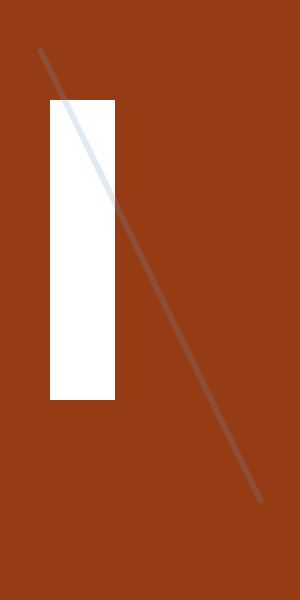
Frame 1 (no input)
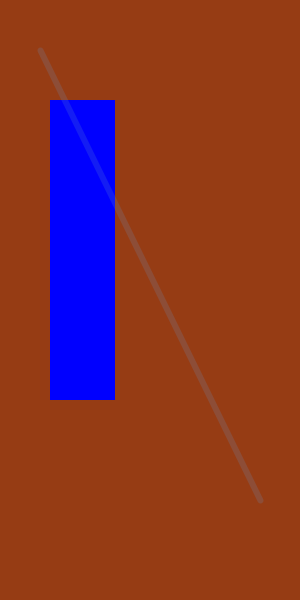
Frame 60 (the mouse pressed at the canvas centre just before this capture)
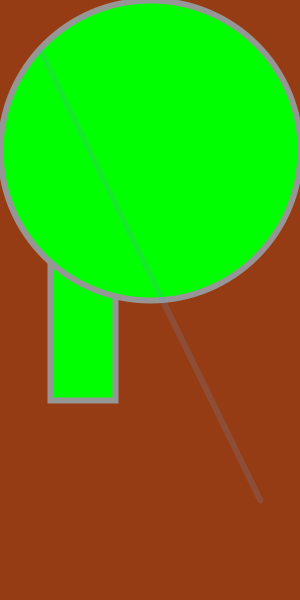
Frame 120 (the mouse held since frame 60 and released just before this capture)

The Processing sketch that drew these frames (run headless with seeded random() and noise(); from frame 60 on, the mouse is pressed at the canvas centre):

// Processing sketch: processing_87352
// ── processing_87352.pde

int RED = 150;
int GREEN = 60;
int BLUE = 20;
int elipseSzie = 20;
//global variables//
//variables are handy because code using same number can use a variable, if needing changed at later stage need only change the variable instead of search code//

//set up is run only once//
//fucntions run a set of commands associated with it, identified by {}//

void setup(){
  size (300,600);
  background(RED, GREEN, BLUE);
}

void draw(){
  background(RED, GREEN, BLUE);
  //refreshes background each loop//
  println(mouseX + " " + mouseY);
  //USED TO CHECK IF PROGRAM RUNNING CORRECCTLY. ALSO USING MOUSE X,Y TRACKS PIXEL LOCATION OF MOUSE CURSOR// 
  //fill(40);//
  stroke(mouseX, mouseY);
rect(50, 100, 65, 300);
ellipse(mouseX, mouseX, mouseY, mouseY);

//first 2 numbers refer to the start location on xy axis//
//fill can be rgb or hex values or a single gradient and must come before the doe shape to be filled//
//can use variables to determine H an W.//

strokeWeight(6);
stroke(100, 150, 200, 50);
line(40, 50, 260, 500);

if(mouseX < width/2){
  fill(0,0,255);
}else{
  fill(0,255,0);
}



}
